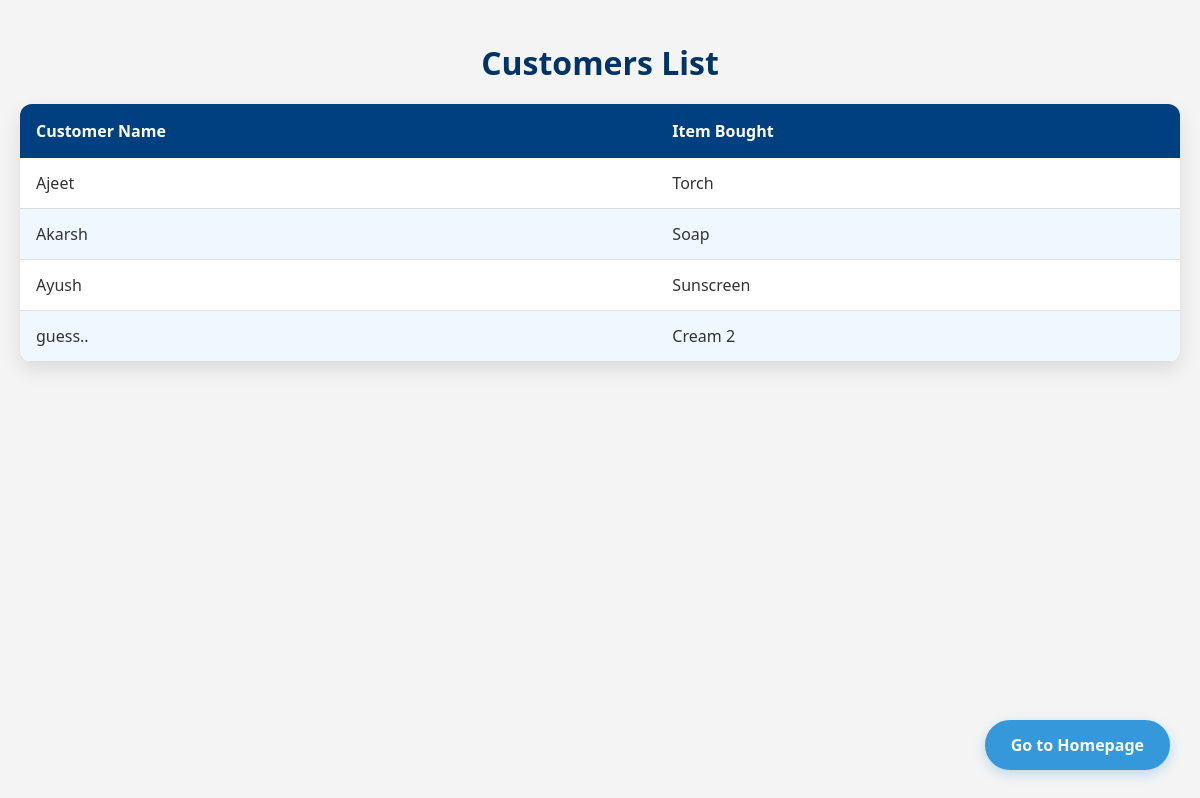
The app's page /Customer/customers.php with its own data.
### tables this page shows
CREATE TABLE `sales` (
  `id` int(11) NOT NULL,
  `item_id` int(11) NOT NULL,
  `quantity_sold` int(11) NOT NULL,
  `sale_date` datetime DEFAULT current_timestamp(),
  `customer_name` varchar(200) NOT NULL
);

CREATE TABLE `items` (
  `id` int(11) NOT NULL,
  `name` varchar(255) NOT NULL,
  `cost_price` decimal(10,2) NOT NULL,
  `selling_price` decimal(10,2) NOT NULL,
  `quantity_available` int(11) NOT NULL
);

### Customer/customers.php (the view, shortened to what this page needs)
<?php
$host = 'localhost';
$user = 'root';
$password = '';
$database = 'inventory_db';
$conn = new mysqli($host, $user, $password, $database);
$sql = "
    SELECT s.customer_name, i.name AS item_bought
    FROM sales s
    JOIN items i ON s.item_id = i.id
";
$result = $conn->query($sql);
?>
<!DOCTYPE html>
<html lang="en">
<head>
    <link rel="stylesheet" href="customers.css">
</head>
<body>
    <div class="homepage-btn">
        <a href="../index.html" class="home-page-button">Go to Homepage</a>
    </div>
    <h1>Customers List</h1>
    <table>
        <thead>
            <tr>
                <th>Customer Name</th>
                <th>Item Bought</th>
            </tr>
        </thead>
        <tbody>
            <?php if ($result->num_rows > 0): ?>
                <?php while ($customer = $result->fetch_assoc()): ?>
                    <tr>
                        <td><?php echo htmlspecialchars($customer['customer_name']); ?></td>
                        <td><?php echo htmlspecialchars($customer['item_bought']); ?></td>
                    </tr>
                <?php endwhile; ?>
            <?php else: ?>
                <tr>
                    <td colspan="2">No customers found</td>
                </tr>
            <?php endif; ?>
        </tbody>
    </table>
</body>
</html>

### Customer/customers.css (style rules this page uses)
body { font-family: "Segoe UI", Arial, sans-serif; background-color: #f4f4f4; color: #333; margin: 0; padding: 20px; }
h1 { text-align: center; color: #003366; margin-bottom: 20px; }
table { width: 100%; border-collapse: separate; border-spacing: 0; margin-top: 20px; border-radius: 12px; overflow: hidden; box-shadow: 0 8px 20px rgba(0, 0, 0, 0.1); }
th { background-color: #004080; color: white; padding: 16px; text-align: left; font-weight: 600; }
td { padding: 14px 16px; border-bottom: 1px solid #ddd; background-color: white; transition: background-color 0.3s ease; }
tbody tr:nth-child(even) td { background-color: #f0f8ff; }
.homepage-btn { position: fixed; bottom: 30px; right: 30px; z-index: 100; }
.home-page-button { display: inline-block; padding: 12px 24px; background-color: #3498db; color: white; text-decoration: none; border-radius: 30px; font-weight: 600; font-size: 1rem; box-shadow: 0 4px 12px rgba(52, 152, 219, 0.3); transition: all 0.3s ease; border: 2px solid #3498db; }

### records on screen
sales: customer_name "Ajeet", item.name "Torch"
sales: customer_name "Akarsh", item.name "Soap"
sales: customer_name "Ayush", item.name "Sunscreen"
sales: customer_name "guess..", item.name "Cream 2"
